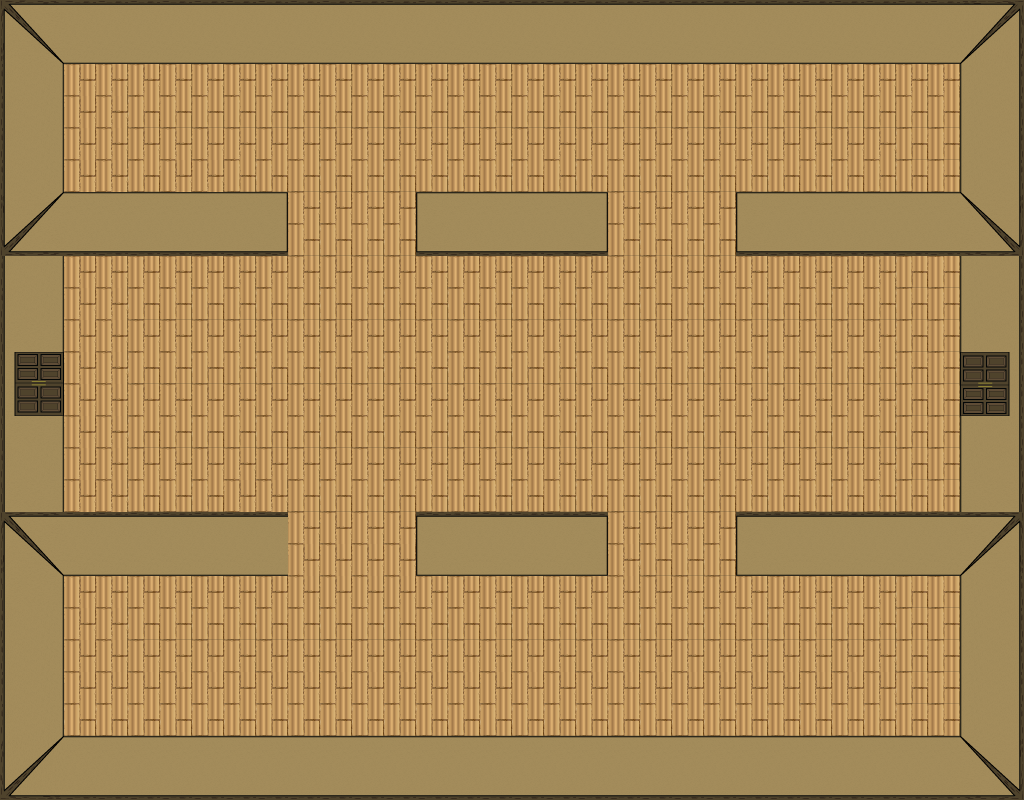

A 2D game scene composited from a Tiled map and its tileset images. What follows is a short description and the map's XML, with each tile layer's data collapsed to a summary:
An orthogonal 32x25 tile map with 32x32 px tiles, 3 tile layers (Floor, Walls, Decorations).

<map version="1.0" tiledversion="1.1.5" orientation="orthogonal" renderorder="right-down" width="32" height="25" tilewidth="32" tileheight="32" infinite="0" nextobjectid="1">
 <tileset firstgid="1" name="TotalTileset" tilewidth="32" tileheight="32" tilecount="64" columns="8">
  <image source="../pngformat/TotalTileset.png" width="256" height="256" />
 </tileset>
 <layer name="Floor" width="32" height="25" locked="1">
  <data>[800 cells, 588 non-empty, 4 distinct tile ids]</data>
 </layer>
 <layer name="Walls" width="32" height="25">
  <data>[800 cells, 292 non-empty, 10 distinct tile ids]</data>
 </layer>
 <layer name="Decorations" width="32" height="25">
  <data>[800 cells, 69 non-empty, 16 distinct tile ids]</data>
 </layer>
</map>
